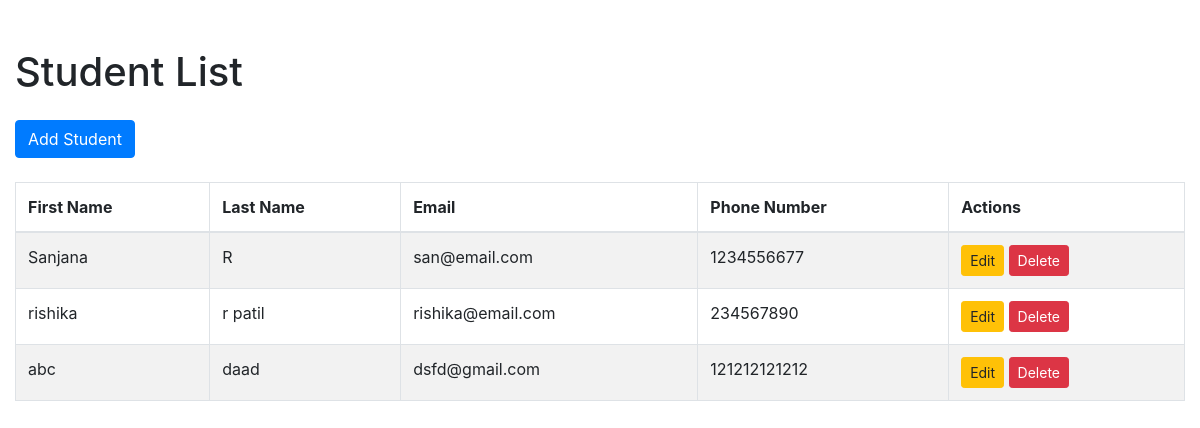
/std/, run on the app's committed database.
### students/models.py (models this page shows, shortened)
class Students(models.Model):
    first_name=models.CharField(max_length=100)
    last_name=models.CharField(max_length=100)
    email= models.EmailField()
    phone_number=models.CharField(max_length=15)
    date_of_birth=models.DateField()

### students/views.py (the view)
# urls.py: path('',views.student_list,name='student_list'),
def student_list(request):
    students=Students.objects.all()
    return render(request,'student_list.html',{'students':students})

### students/templates/student_list.html (shortened to what this page needs)
<!DOCTYPE html>
<html lang="en">
<head>
    <link rel="stylesheet" href="https://maxcdn.bootstrapcdn.com/bootstrap/4.5.2/css/bootstrap.min.css">
</head>
<body>
    <div class="container mt-5">
        <h1 class="mb-4">Student List</h1>
         <a href="{% url 'student_create'%}" class="btn btn-primary mb-4">Add Student</a>
        <div class="table-responsive">
            <table class="table table-striped table-bordered">
                <thead>
                    <tr>
                        <th>First Name</th>
                        <th>Last Name</th>
                        <th>Email</th>
                        <th>Phone Number</th>
                        <th>Actions</th>
                    </tr>
                </thead>
                <tbody>
                    {% for student in students %}
                    <tr>
                        <td>{{ student.first_name }}</td>
                        <td>{{ student.last_name }}</td>
                        <td>{{ student.email }}</td>
                        <td>{{ student.phone_number }}</td>
                        <td>
                             <a href="#" class="btn btn-warning btn-sm">Edit</a>
                             <a href="#" class="btn btn-danger btn-sm">Delete</a>
                        </td>
                    </tr>
                    {% empty %}
                    <tr>
                        <td colspan="5">No students available.</td>
                    </tr>
                    {% endfor %}
                </tbody>
            </table>
        </div>
    </div>
</body>
</html>

### students/templates/student_list.html (style rules this page uses)
.container { max-width: 1200px; }

### data on the page
Students: first_name "Sanjana", last_name "R", email "san@email.com", phone_number "1234556677"
Students: first_name "rishika", last_name "r patil", email "rishika@email.com", phone_number "234567890"
Students: first_name "abc", last_name "daad", email "dsfd@gmail.com", phone_number "121212121212"
